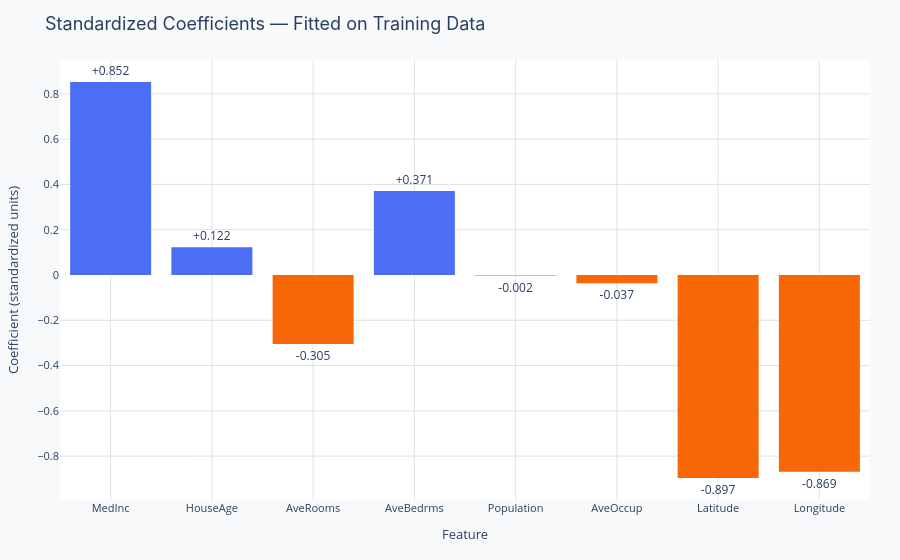

Source (notebook cell):
### Markdown cell above
---
## When to use it / When NOT to use it

| Use it when | Do NOT use it when |
|---|---|
| You have multiple features and want to understand each one's contribution | Features are highly correlated with each other (use Ridge or Lasso) |
| Interpretability and transparency are required | The target has a nonlinear relationship with features |
| You need a fast, scalable baseline for a regression problem | You have far more features than training examples (p >> n) |
| Each feature contributes additively and independently | You need automatic feature selection (Lasso is better for that) |
| You want statistical inference: p-values and confidence intervals | You suspect interaction effects between features |

### Code cell
from sklearn.datasets import fetch_california_housing
from sklearn.linear_model import LinearRegression
from sklearn.model_selection import train_test_split
from sklearn.metrics import r2_score, mean_squared_error
from sklearn.preprocessing import StandardScaler
import numpy as np, plotly.graph_objects as go

np.random.seed(42)
housing = fetch_california_housing(as_frame=True)
X, y = housing.data, housing.target

scaler = StandardScaler()
X_scaled = scaler.fit_transform(X)

X_train, X_test, y_train, y_test = train_test_split(
    X_scaled, y, test_size=0.2, random_state=42
)

model = LinearRegression()
model.fit(X_train, y_train)

train_r2 = r2_score(y_train, model.predict(X_train))
test_r2 = r2_score(y_test, model.predict(X_test))
test_rmse = np.sqrt(mean_squared_error(y_test, model.predict(X_test)))

print(f"Train R²: {train_r2:.4f}")
print(f"Test R²:  {test_r2:.4f}  (gap: {train_r2 - test_r2:+.4f})")
print(f"Test RMSE: {test_rmse:.4f}")
print()
print("A small train/test gap here is expected: linear regression has low variance,")
print("so it rarely overfits even without regularization.")

coefs = model.coef_
colors = [PALETTE["primary"] if c > 0 else PALETTE["secondary"] for c in coefs]

fig = go.Figure(data=[
    go.Bar(
        x=housing.feature_names,
        y=coefs,
        marker_color=colors,
        marker_line=dict(width=0),
        text=[f"{c:+.3f}" for c in coefs],
        textposition="outside",
    )
], layout=base_layout(
    title="Standardized Coefficients — Fitted on Training Data",
    xaxis_title="Feature",
    yaxis_title="Coefficient (standardized units)",
))
fig.update_layout(showlegend=False)
fig.show()

### Figure 1 — Plotly figure (JSON) as saved in the notebook; plotly's stock layout.template omitted (floating-point values rounded to 4 significant figures)
{"data": [{"marker": {"color": ["#4C6EF5", "#4C6EF5", "#F76707", "#4C6EF5", "#F76707", "#F76707", "#F76707", "#F76707"], "line": {"width": 0}}, "text": ["+0.852", "+0.122", "-0.305", "+0.371", "-0.002", "-0.037", "-0.897", "-0.869"], "textposition": "outside", "type": "bar", "x": ["MedInc", "HouseAge", "AveRooms", "AveBedrms", "Population", "AveOccup", "Latitude", "Longitude"], "y": [0.8524, 0.1224, -0.3051, 0.3711, -0.002298, -0.03662, -0.8966, -0.8689]}], "layout": {"legend": {"font": {"size": 12}}, "margin": {"b": 60, "l": 60, "r": 30, "t": 60}, "paper_bgcolor": "#F8F9FA", "plot_bgcolor": "#FFFFFF", "showlegend": false, "title": {"font": {"family": "Inter, Arial, sans-serif", "size": 18}, "text": "Standardized Coefficients — Fitted on Training Data"}, "xaxis": {"gridcolor": "#DEE2E6", "tickfont": {"size": 11}, "title": {"font": {"size": 13}, "text": "Feature"}}, "yaxis": {"gridcolor": "#DEE2E6", "tickfont": {"size": 11}, "title": {"font": {"size": 13}, "text": "Coefficient (standardized units)"}}}}
